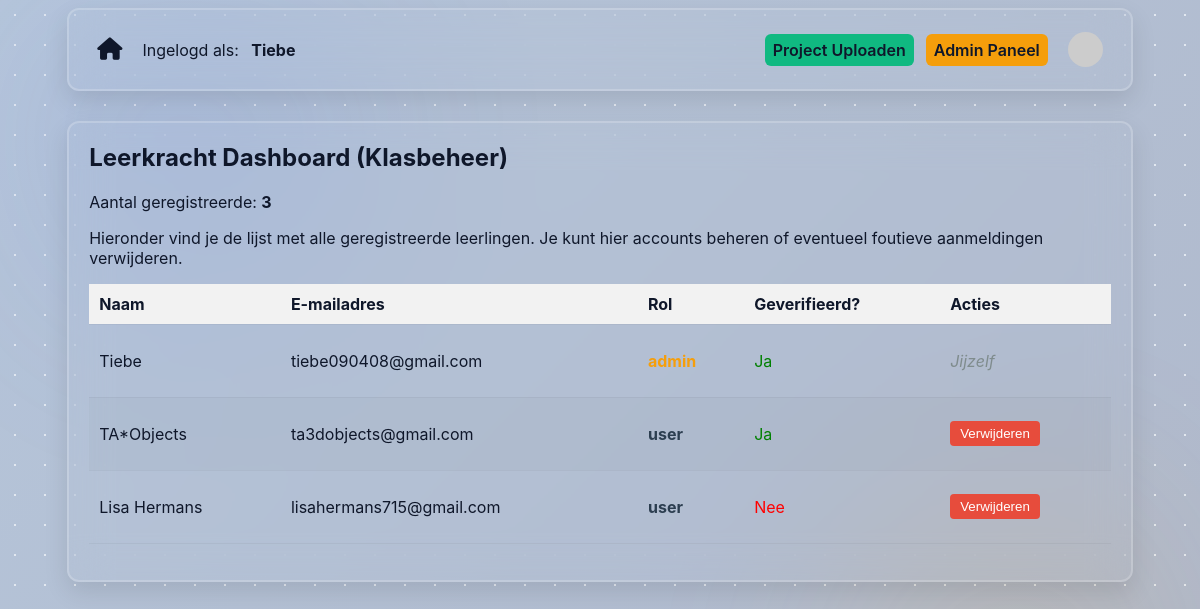
The app's page /admin/dashboard (signed in), older data.
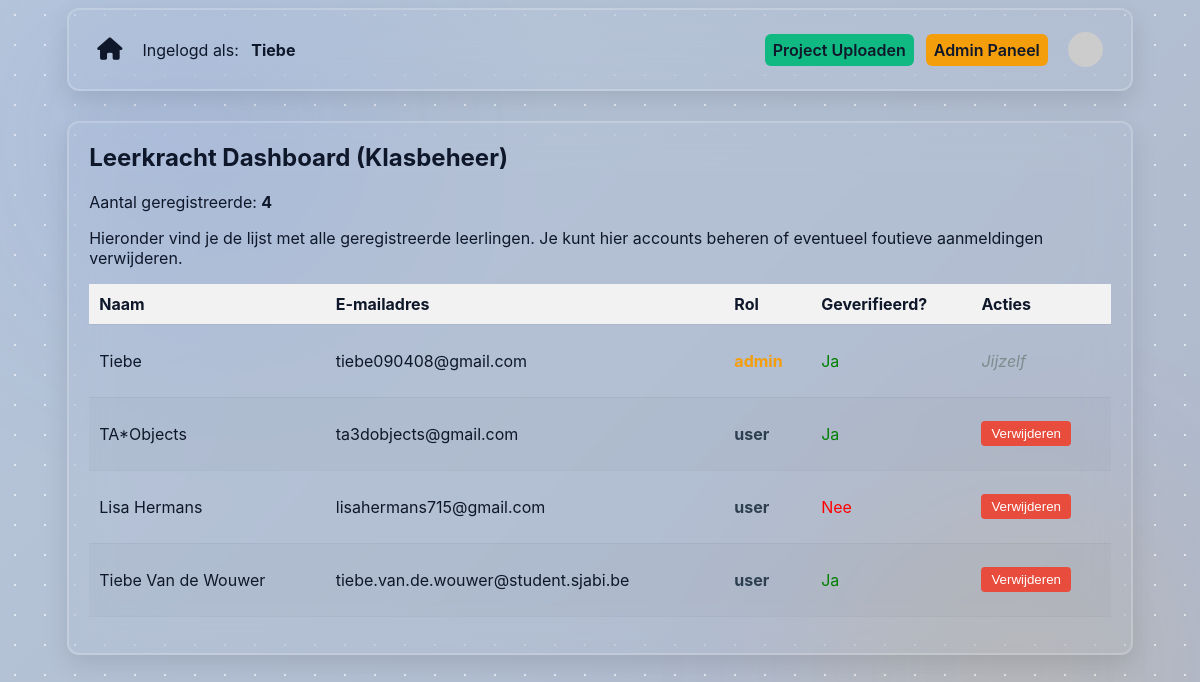
The same page, newer data.
### tables this page shows
CREATE TABLE users (
            id INTEGER PRIMARY KEY AUTOINCREMENT,
            name TEXT NOT NULL,
            email TEXT UNIQUE NOT NULL,
            password_hash TEXT NOT NULL,
            verified INTEGER DEFAULT 0,
            role TEXT DEFAULT 'user'  -- HIERMEE HOUDEN WE DE ROL BIJ
        );

### app.py (the view)
@app.route('/admin/dashboard')
def admin_dashboard():
    if 'user_role' not in session or session['user_role'] != 'admin':
        return "Toegang geweigerd! Je bent geen leerkracht.", 403
    conn = get_db_connection()
    db = conn.cursor()
    gebruikers = db.execute("SELECT id, name, email, role, verified FROM users").fetchall()
    aantal_leerlingen = db.execute("SELECT COUNT(*) FROM users WHERE role = 'user'").fetchone()[0]
    aantal_admins = db.execute("SELECT COUNT(*) FROM users WHERE role = 'admin'").fetchone()[0]
    conn.close()
    return render_template('admin_dashboard.html',
                           gebruikers=gebruikers,
                           aantal_leerlingen=aantal_leerlingen,
                           aantal_admins=aantal_admins)

### app.py (called while the page is built)
def get_db_connection():
    conn = sqlite3.connect('registrants.db')
    conn.row_factory = sqlite3.Row
    return conn

@app.context_processor
def inject_theme():
    theme = session.get('theme', 'light')
    if theme not in ['light', 'dark', 'ocean', 'dark-neon', 'soft-nature', 'sunset', 'frosted-ice', 'retro-gaming', 'coffee', 'cyberpunk']:
        theme = 'light'
    return {'theme_class': theme}

@app.context_processor
def inject_gravatar():
    email = session.get('user_email', '')
    if email:
        clean_email = email.strip().lower()
        gravatar_hash = hashlib.md5(clean_email.encode('utf-8')).hexdigest()
        avatar_url = f"https://www.gravatar.com/avatar/{gravatar_hash}?s=150&d=mp"
    else:
        avatar_url = "https://www.gravatar.com/avatar/00000000000000000000000000000000?d=mp&f=y"
    return {'user_avatar': avatar_url}

### templates/admin_dashboard.html
{% extends "layout.html" %}
{% block content %}
<h2>Leerkracht Dashboard (Klasbeheer)</h2>
<p style="font: 10em;">Aantal geregistreerde: <strong>{{ gebruikers | length }}</strong></p>
<p>Hieronder vind je de lijst met alle geregistreerde leerlingen. Je kunt hier accounts beheren of eventueel foutieve aanmeldingen verwijderen.</p>
<table>
    <thead>
        <tr style="background-color: #f2f2f2;">
            <th style="padding: 10px;">Naam</th>
            <th style="padding: 10px;">E-mailadres</th>
            <th style="padding: 10px;">Rol</th>
            <th style="padding: 10px;">Geverifieerd?</th>
            <th style="padding: 10px;">Acties</th>
        </tr>
    </thead>
    <tbody>
        {% for gebruiker in gebruikers %}
        <tr>
            <td style="padding: 10px;">{{ gebruiker['name'] }}</td>
            <td style="padding: 10px;">{{ gebruiker['email'] }}</td>
            <td style="padding: 10px;">
                <span class="role-badge role-{{ gebruiker['role'] }}">
                    {{ gebruiker['role'] }}
                </span>
            </td>
            <td style="padding: 10px;">
                {% if gebruiker['verified'] == 1 %} <p style="color: green;">Ja</p> {% else %} <p style="color: red;">Nee</p> {% endif %}
            </td>
            <td style="padding: 10px;">
                {% if gebruiker['id'] != session['user_id'] %}
                    <form action="{{ url_for('admin_delete_user', user_id=gebruiker['id']) }}" method="post" onsubmit="return confirm('Weet je zeker dat je deze gebruiker wilt verwijderen?');" style="margin:0;">
                        <button type="submit" style="background-color: #e74c3c; color: white; border: none; padding: 5px 10px; border-radius: 4px; cursor: pointer;">Verwijderen</button>
                    </form>
                {% else %}
                    <span style="color: #7f8c8d; font-style: italic;">Jijzelf</span>
                {% endif %}
            </td>
        </tr>
        {% endfor %}
    </tbody>
</table>
{% endblock %}

### templates/layout.html (shortened to what this page needs)
<!DOCTYPE html>
<html lang="nl">
<head>
    <link rel="stylesheet" href="{{ url_for('static', filename='style.css') }}">
    <link rel="stylesheet" href="https://cdnjs.cloudflare.com/ajax/libs/font-awesome/6.4.0/css/all.min.css">
</head>
<body class="{{ theme_class }}">
    <header>
        <nav>
            <div class="nav-links">
                <a href="{{ url_for('index') }}" class="icon-link" title="Home page">
                    <i class="fas fa-home"></i>
                </a>
                {% if session.user_id %}
                <span class="show-on-desktop">Ingelogd als: <a href="{{ url_for('profile') }}"><strong>{{ session.user_name }}</strong></a></span>
                {% endif %}
            </div>
            <div class="nav-links">
                {% if session.user_id %}
                    <a href="{{ url_for('upload_project') }}" class="btn btn-success">
                        <span class="show-on-desktop">Project Uploaden</span>
                    </a>
                    {% if session.user_role == 'admin' %}
                        <a href="/admin/dashboard" class="btn btn-accent">Admin Paneel</a>
                    {% endif %}
                {% endif %}
                <a href="/profile" class="icon-link" title="Profiel van {{ session.user_name }}">
                    {% if session.user_id %}
                        <img src="{{ user_avatar }}" alt="Profielfoto" class="avatar">
                    {% else %}
                        <i class="fa-solid fa-circle-user"></i>
                    {% endif %}
                </a>
            </div>
        </nav>
    </header>
    <main class="container">
        {% block content %}
        {% endblock %}
    </main>
</body>
</html>

Row changes from the older to the newer data that the page shows:
added users: name "Tiebe Van de Wouwer", email "tiebe.van.de.wouwer@student.sjabi.be", role "user", verified "Ja"
Text that changed along with them:
{{ gebruikers | length }}: "3" → "4"
